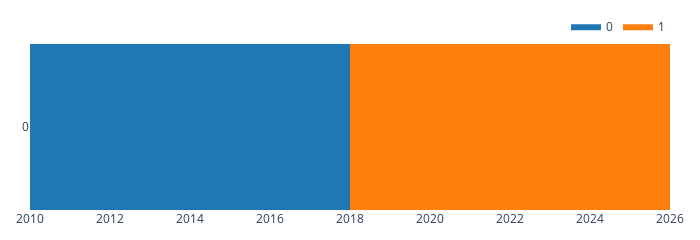

Notebook source saved alongside this figure:
### Code cell
generar_wfo_unanchored(data , 1 , 0.5 , True).show()

### Figure 1 — Plotly figure (JSON) as saved in the notebook; plotly's stock layout.template omitted (floating-point values rounded to 4 significant figures; data arrays with more than 128 entries replaced by an {"elided": "..."} marker saying what was removed)
{"data": [{"colorscale": [[0, "#1f77b4"], [1, "#1f77b4"]], "hoverongaps": false, "name": "0", "showlegend": true, "showscale": false, "type": "heatmap", "uid": "d225b8f1-2d83-48a5-b10e-e561e87b1db6", "x": {"elided": "4165 str values"}, "y": [0], "z": {"elided": "1x4165 float values"}}, {"colorscale": [[0, "#ff7f0e"], [1, "#ff7f0e"]], "hoverongaps": false, "name": "1", "showlegend": true, "showscale": false, "type": "heatmap", "uid": "045cff38-05e3-4cda-b87a-3abe4906ad64", "x": {"elided": "4165 str values"}, "y": [0], "z": {"elided": "1x4165 float values"}}], "layout": {"height": 211, "legend": {"orientation": "h", "traceorder": "normal", "x": 1, "xanchor": "right", "y": 1.02, "yanchor": "bottom"}, "margin": {"b": 30, "l": 30, "r": 30, "t": 30}, "width": 700, "yaxis": {"type": "category"}}}
